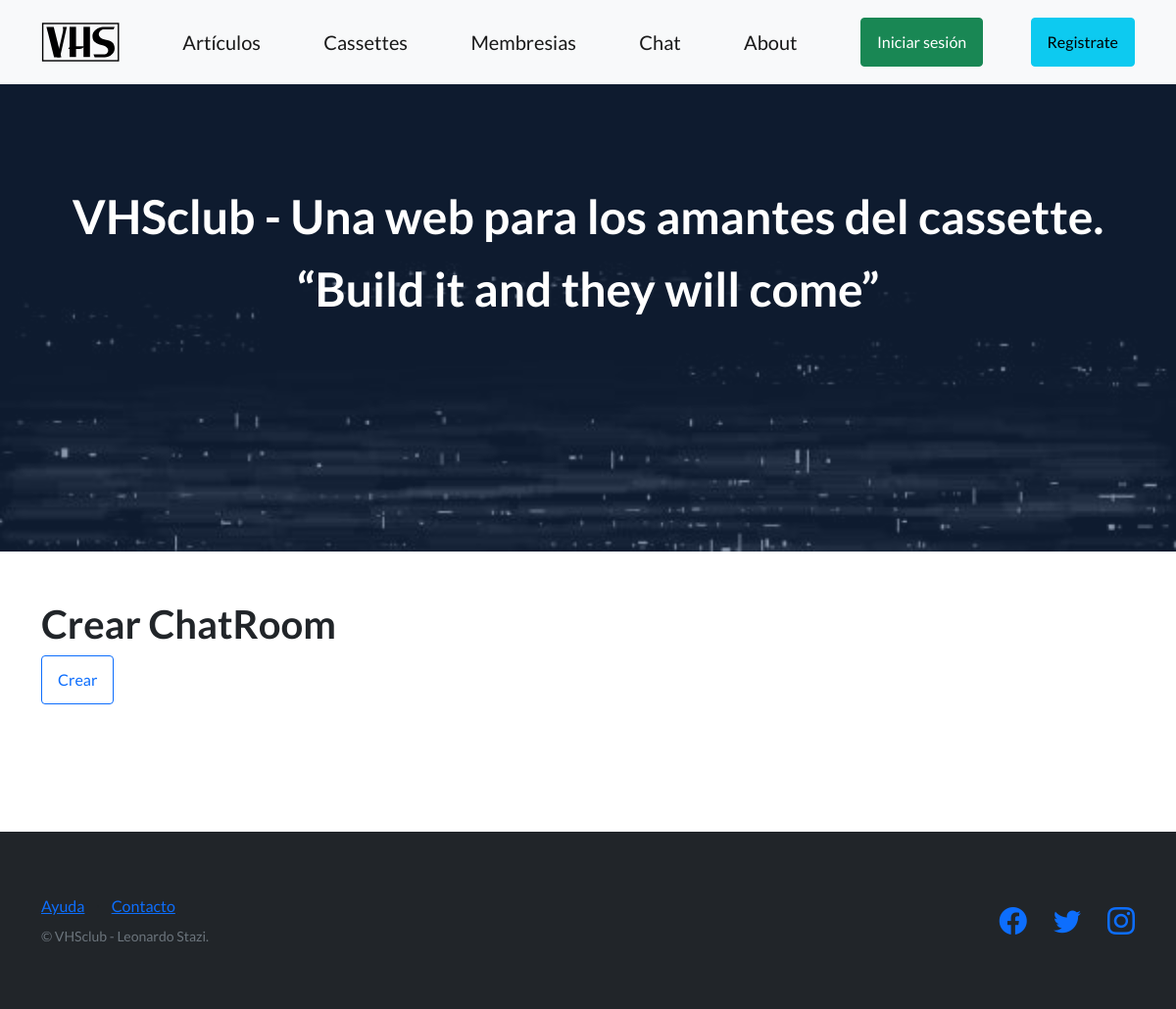
Page /chat/room_list/ on the earlier database version.
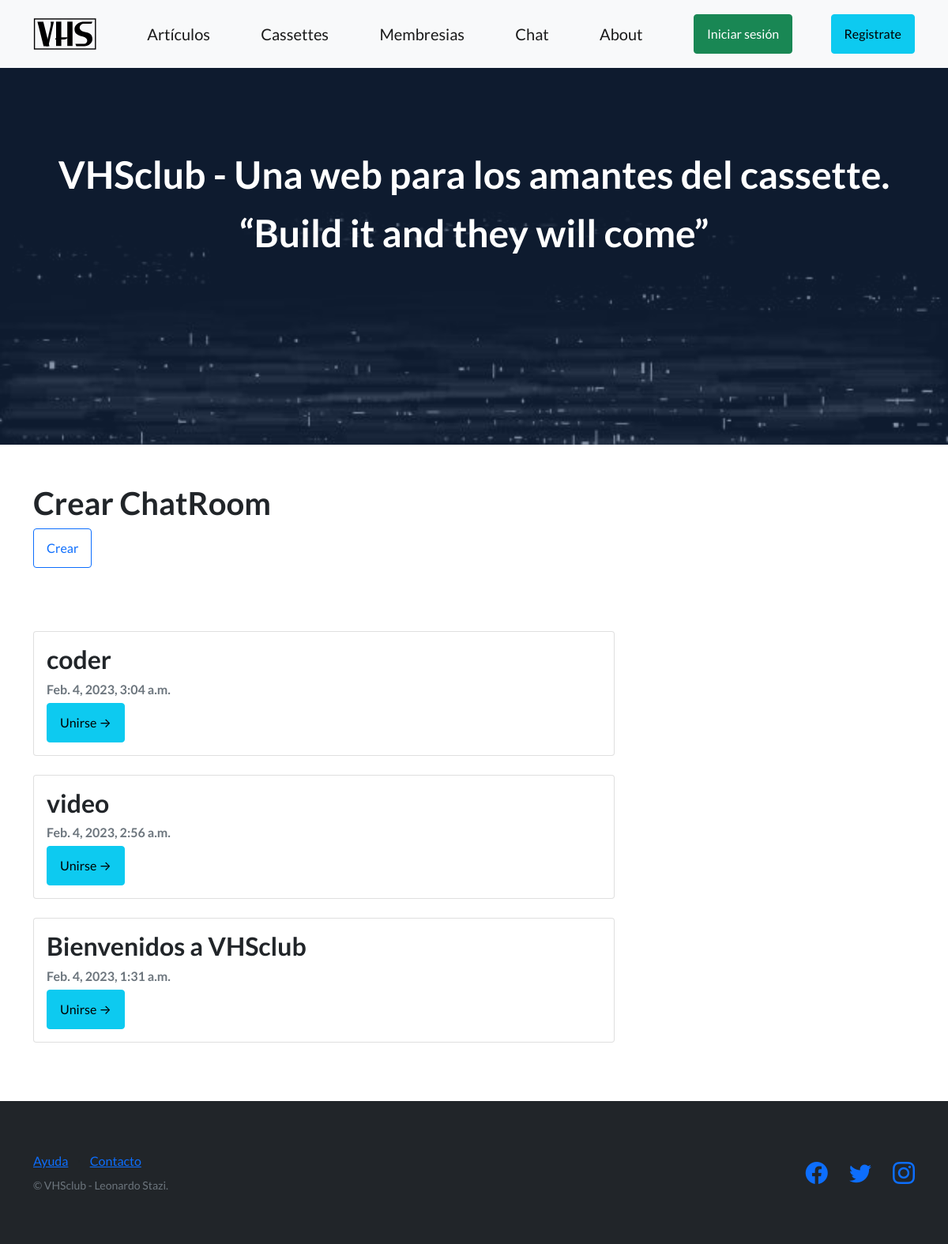
Same page on the later database version.
### chat/models.py (models this page shows, shortened)
class Room(models.Model):
    name = models.CharField(max_length=250, unique=True)
    slug = models.SlugField(max_length=250, unique=True)
    author = models.ForeignKey(User, on_delete= models.CASCADE,related_name='rooms', null=True)
    created_on = models.DateTimeField(auto_now_add=True, blank=True, null=True)
    status = models.IntegerField(choices=STATUS, default=1)
    class Meta:
        ordering = ['-created_on']

### chat/views.py (the view)
# urls.py: path('room_list/', views.RoomList.as_view(), name='room_list'),
class RoomList(generic.ListView):
    queryset = Room.objects.filter(status=1).order_by('-created_on')
    template_name = 'room_list'

### chat/templates/chat/room_list.html (shortened to what this page needs)
{% extends "vhsApp/base.html" %}
{% load static %}
{% block background %}{% static 'chat/assets/vhs-lluvia.jpg' %}{% endblock %}
{% block contenidoVarios %}
<div class="container">
    <div class="col mb-5 text-left">
        <h1>Crear ChatRoom </h1>
        <a href="{% url 'room_create' %}"><button type="submit" class="btn btn-outline-primary mb-3">Crear</button></a>
    </div>
    <div class="row">
        <div class="col-md-8 mt-3 left">
            {% for room in object_list %}
            <div class="card mb-4">
                <div class="card-body">
                    <h2 class="card-title">{{ room.name }}</h2>
                    <p class="card-text text-muted h6">
                        {{ room.created_on}}
                    </p>
                    <div class="col justify-content-evenly">
                        <a href="{% url 'room_detail' room.slug  %}" class="btn btn-info">Unirse &rarr;</a>
                    </div>
                </div>
            </div>
            {% endfor %}
        </div>
    </div>
</div>
{% endblock contenidoVarios %}

Differences in the rows shown:
added Room: name "coder", created_on "Feb. 4, 2023, 3:04 a.m."
added Room: name "video", created_on "Feb. 4, 2023, 2:56 a.m."
added Room: name "Bienvenidos a VHSclub", created_on "Feb. 4, 2023, 1:31 a.m."
